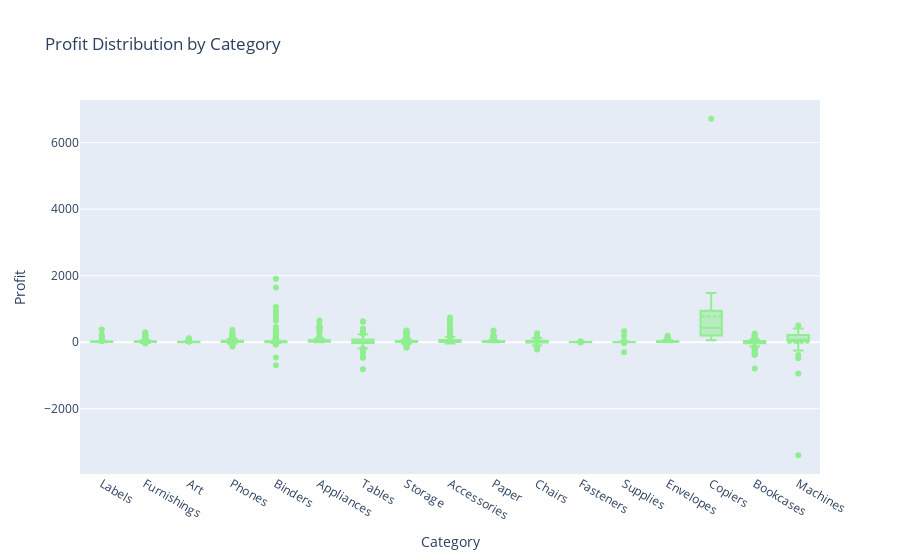

Source (notebook cell):
### Code cell
#Box Plot -Profit Distribution by Category
profit_distribution_category = go.Figure(go.Box(y=df['Profit'], x=df['Category'], boxmean=True, marker_color='lightgreen'))
profit_distribution_category.update_layout(title='Profit Distribution by Category', xaxis_title='Category', yaxis_title='Profit')
profit_distribution_category.show()

### Figure 1 — Plotly figure (JSON) as saved in the notebook; plotly's stock layout.template omitted (floating-point values rounded to 4 significant figures; data arrays with more than 128 entries replaced by an {"elided": "..."} marker saying what was removed)
{"data": [{"boxmean": true, "marker": {"color": "lightgreen"}, "type": "box", "x": {"elided": "3203 str values"}, "y": {"elided": "3203 float values"}}], "layout": {"title": {"text": "Profit Distribution by Category"}, "xaxis": {"title": {"text": "Category"}}, "yaxis": {"title": {"text": "Profit"}}}}
